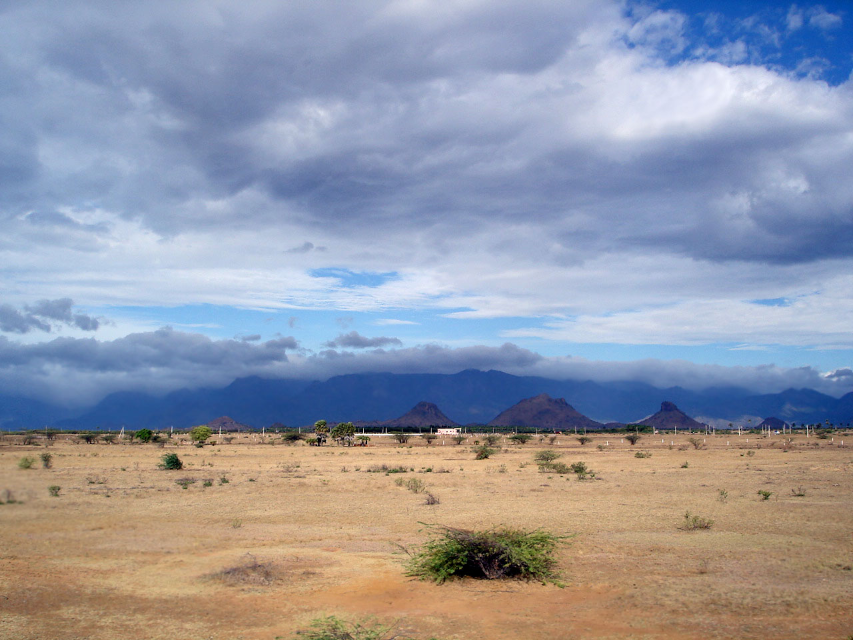
#> input picture les 8/landscape_downscaled.png, 853 x 640 px
$ jupyter execute sd.ipynb
#> lines starting #> are read from the running program, lines starting #| are printed output that depends on the picture
[cell 1]
import numpy as np
import cv2

image = cv2.imread("landscape_downscaled.png")
#> image is the input picture: shape (640, 853, 3); mean B, G, R 166.3, 152.6, 148.6

cv2.imshow("Original Image", image)
cv2.waitKey(0)

gaussianBlur = cv2.GaussianBlur(image, (31, 31), 0)
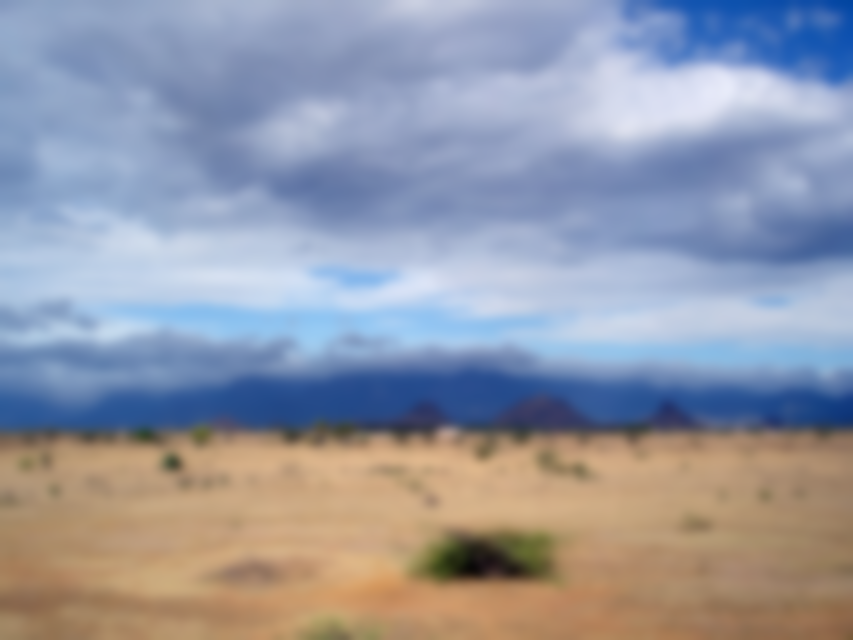
#> gaussianBlur: shape (640, 853, 3); mean B, G, R 166.4, 152.6, 148.6

# horizontal gausian blur
kernel = cv2.getGaussianKernel(31, 0).T
gaussianBlurHorizontal = cv2.filter2D(image, -1, kernel)

# Box filter
kernel = np.ones ((31, 31), np.float32)
kernel /= kernel.sum()
boxFilter = cv2.filter2D(image, -1, kernel)

# deduplication filter
kernel = np.zeros((31, 31), np.float32)
kernel[0,0] = 0.5
kernel[30,30] = 0.5
deduplicationFilter = cv2.filter2D(image, -1, kernel)
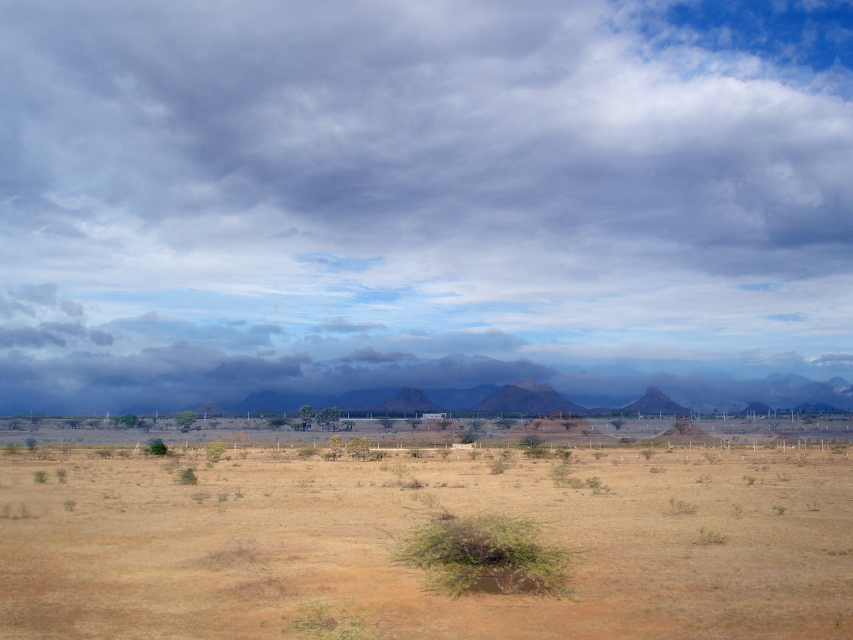
#> deduplicationFilter: shape (640, 853, 3); mean B, G, R 166.4, 152.6, 148.7


cv2.imshow("Gaussian Blur", gaussianBlur)
cv2.waitKey(0)

cv2.imshow("Gaussian Blur Horizontal", gaussianBlurHorizontal)
cv2.waitKey(0)

cv2.imshow("Box Filter", boxFilter)
cv2.waitKey(0)

cv2.imshow("Deduplication Filter", deduplicationFilter)
cv2.waitKey(0)
